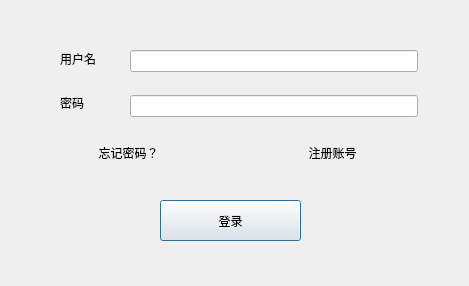
<?xml version="1.0" encoding="UTF-8"?>
<ui version="4.0">
 <class>LoginDialog</class>
 <widget class="QDialog" name="LoginDialog">
  <property name="geometry">
   <rect>
    <x>0</x>
    <y>0</y>
    <width>469</width>
    <height>286</height>
   </rect>
  </property>
  <property name="windowTitle">
   <string>Dialog</string>
  </property>
  <widget class="QPushButton" name="LoginPushButton">
   <property name="geometry">
    <rect>
     <x>160</x>
     <y>200</y>
     <width>141</width>
     <height>41</height>
    </rect>
   </property>
   <property name="styleSheet">
    <string notr="true">font: 16pt &quot;Baskerville Old Face&quot;;</string>
   </property>
   <property name="text">
    <string>登录</string>
   </property>
  </widget>
  <widget class="QWidget" name="layoutWidget">
   <property name="geometry">
    <rect>
     <x>60</x>
     <y>40</y>
     <width>51</width>
     <height>81</height>
    </rect>
   </property>
   <layout class="QVBoxLayout" name="verticalLayout">
    <item>
     <widget class="QLabel" name="userLabel">
      <property name="styleSheet">
       <string notr="true">font: 87 12pt &quot;Arial Black&quot;;</string>
      </property>
      <property name="text">
       <string>用户名</string>
      </property>
     </widget>
    </item>
    <item>
     <widget class="QLabel" name="passwdLabel">
      <property name="styleSheet">
       <string notr="true">font: 87 12pt &quot;Arial Black&quot;;</string>
      </property>
      <property name="text">
       <string>密码</string>
      </property>
     </widget>
    </item>
   </layout>
  </widget>
  <widget class="QWidget" name="layoutWidget">
   <property name="geometry">
    <rect>
     <x>130</x>
     <y>50</y>
     <width>288</width>
     <height>67</height>
    </rect>
   </property>
   <layout class="QVBoxLayout" name="verticalLayout_2">
    <item>
     <widget class="QLineEdit" name="userLineEdit"/>
    </item>
    <item>
     <spacer name="verticalSpacer">
      <property name="orientation">
       <enum>Qt::Vertical</enum>
      </property>
      <property name="sizeHint" stdset="0">
       <size>
        <width>286</width>
        <height>13</height>
       </size>
      </property>
     </spacer>
    </item>
    <item>
     <widget class="QLineEdit" name="passwdLineEdit">
      <property name="echoMode">
       <enum>QLineEdit::Password</enum>
      </property>
     </widget>
    </item>
   </layout>
  </widget>
  <widget class="QPushButton" name="forgetPushButton">
   <property name="geometry">
    <rect>
     <x>91</x>
     <y>141</y>
     <width>75</width>
     <height>23</height>
    </rect>
   </property>
   <property name="styleSheet">
    <string notr="true"/>
   </property>
   <property name="text">
    <string>忘记密码？</string>
   </property>
   <property name="flat">
    <bool>true</bool>
   </property>
  </widget>
  <widget class="QPushButton" name="pushButton">
   <property name="geometry">
    <rect>
     <x>295</x>
     <y>141</y>
     <width>75</width>
     <height>23</height>
    </rect>
   </property>
   <property name="styleSheet">
    <string notr="true"/>
   </property>
   <property name="text">
    <string>注册账号</string>
   </property>
   <property name="flat">
    <bool>true</bool>
   </property>
  </widget>
 </widget>
 <resources/>
 <connections/>
</ui>
